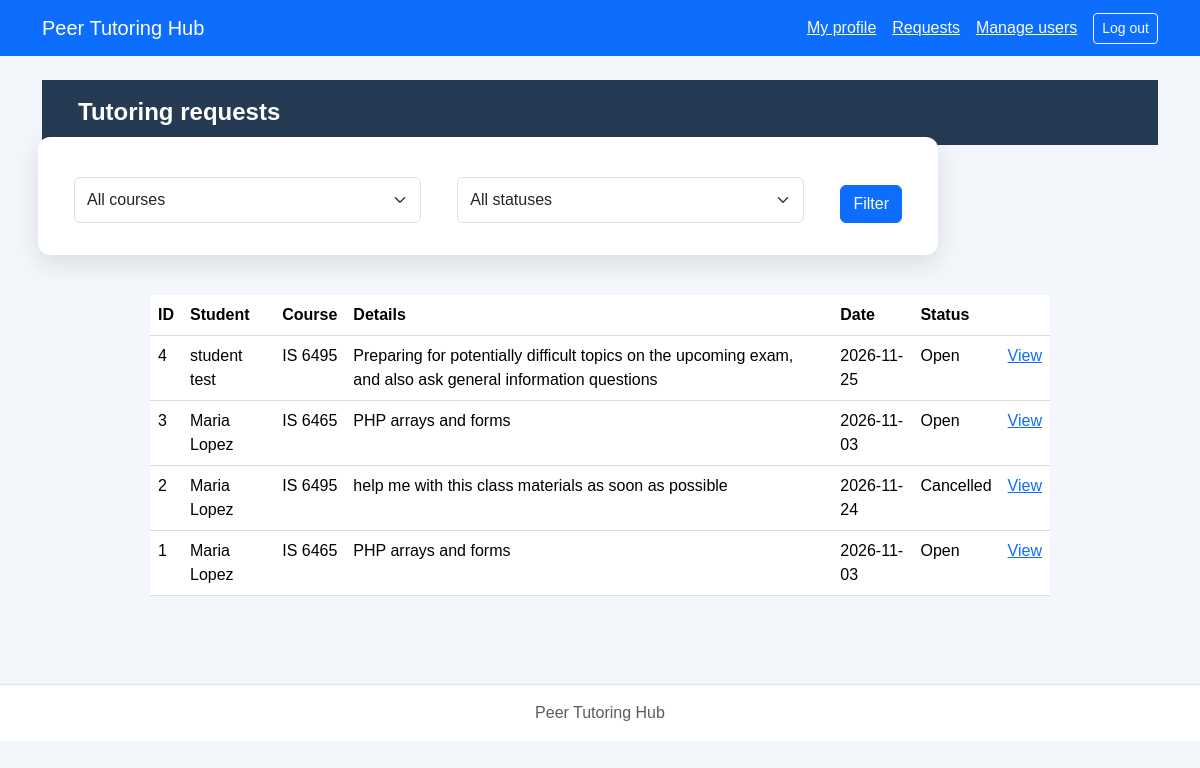
Screenshot of /php/requests.php (signed in) with the database file from the repository.
### tables this page shows
CREATE TABLE tutoring_requests (request_id INTEGER PRIMARY KEY, student_id INTEGER NOT NULL, course TEXT NOT NULL, topic TEXT NOT NULL, preferred_date TEXT NOT NULL, preferred_time TEXT NOT NULL, status TEXT NOT NULL DEFAULT 'Open' CHECK(status IN ('Open','Cancelled','Assigned','Completed')), created_at TEXT NOT NULL DEFAULT CURRENT_TIMESTAMP, FOREIGN KEY(student_id) REFERENCES students(student_id));

### repositories/userPDO.php (called while the page is built, shortened)
<?php
function findUserById(PDO $pdo, int $id)
{
    $stmt = $pdo->prepare('SELECT ' . USER_FIELDS . ' FROM users WHERE user_id = ?');
    $stmt->execute([$id]);
    return $stmt->fetch();
}

### includes/auth.php (called while the page is built, shortened)
<?php
require_once __DIR__ . '/../services/userService.php';
require_once __DIR__ . '/../services/requestService.php';
function requireLogin(PDO $pdo): array
{
    $user = findUserById($pdo, $_SESSION['user_id']);
    return $user;
}

### services/userService.php (called while the page is built, shortened)
<?php
require_once __DIR__ . '/../repositories/userPDO.php';
function inputString(array $input, string $key): string
{
    return is_string($input[$key] ?? null) ? $input[$key] : '';
}

### repositories/requestPDO.php (called while the page is built, shortened)
<?php
function listRequests($pdo, $course = '', $status = '', $ownerId = null) {
    $sql='SELECT r.*,COALESCE(u.full_name,s.student_name) AS student_name FROM tutoring_requests r JOIN students s ON r.student_id=s.student_id LEFT JOIN users u ON u.user_id=s.user_id WHERE 1=1';$args=[];
    $sql.=' ORDER BY r.request_id DESC';$stmt=$pdo->prepare($sql);$stmt->execute($args);return $stmt->fetchAll();
}

### services/requestService.php (called while the page is built, shortened)
<?php
require_once dirname(__DIR__).'/repositories/requestPDO.php';
function escapeHtml($v) {return htmlspecialchars((string)$v,ENT_QUOTES,'UTF-8');}
function decodeTopic($topic) {
    $v=json_decode($topic,true);
    return is_array($v)&&isset($v['reason'])&&is_array($v['topics']??null) ? $v : ['reason'=>$topic,'topics'=>[]];
}

### php/requests.php (the view, shortened to what this page needs)
<?php
require_once __DIR__ . '/../includes/auth.php';
$pdo = openDatabase();
$user = requireLogin($pdo);
$ownerId = $user['role'] === 'Student' ? (int)$user['user_id'] : null;
$course = trim(inputString($_GET, 'course'));
$status = inputString($_GET, 'status');
$rows = listRequests($pdo, $course, $status, $ownerId);
require __DIR__ . '/../includes/header.php';
require __DIR__ . '/../includes/nav.php'; ?>
<main class="container py-4">
    <h1>Tutoring requests</h1>
    <form method="get" class="row g-2 mb-3">
        <div class="col"><select class="form-select" name="course">
                <option value="">All courses</option><?php foreach (['IS 6465', 'IS 6495', 'IS 6570'] as $c): ?><option value="<?= escapeHtml($c) ?>" <?= $c === $course ? 'selected' : '' ?>><?= escapeHtml($c) ?></option><?php endforeach; ?>
            </select></div>
        <div class="col"><select class="form-select" name="status">
                <option value="">All statuses</option>
            </select></div>
        <div class="col-auto"><button class="btn btn-primary">Filter</button></div>
    </form>
    <?php if (!$rows): ?><p>No matching requests.</p><?php else: ?><table class="table">
            <thead>
                <tr>
                    <th>ID</th>
                    <th>Student</th>
                    <th>Course</th>
                    <th>Details</th>
                    <th>Date</th>
                    <th>Status</th>
                    <th></th>
                </tr>
            </thead>
            <tbody><?php foreach ($rows as $r): $topic = decodeTopic($r['topic']); ?><tr>
                        <td><?= (int)$r['request_id'] ?></td>
                        <td><?= escapeHtml($r['student_name']) ?></td>
                        <td><?= escapeHtml($r['course']) ?></td>
                        <td><?= escapeHtml($topic['reason']) ?></td>
                        <td><?= escapeHtml($r['preferred_date']) ?></td>
                        <td><?= escapeHtml($r['status']) ?></td>
                        <td><a href="request-details.php?request_id=<?= (int)$r['request_id'] ?>">View</a></td>
                    </tr><?php endforeach; ?></tbody>
        </table><?php endif; ?>
</main><?php require __DIR__ . '/../includes/footer.php'; ?>

### includes/header.php (shortened to what this page needs)
<!doctype html>
<html lang="en">
<head>
  <link href="https://cdn.jsdelivr.net/npm/bootstrap@5.3.3/dist/css/bootstrap.min.css" rel="stylesheet">
  <link rel="stylesheet" href="../css/styles.css">
</head>
<body>

### includes/nav.php (shortened to what this page needs)
<nav class="navbar navbar-dark bg-primary">
  <div class="container">
    <a class="navbar-brand" href="../index.php">Peer Tutoring Hub</a>
    <div class="d-flex flex-wrap align-items-center gap-3">
      <?php if (isset($user) && $user): ?>
        <a class="link-light" href="profile.php">My profile</a>
        <?php if (in_array($user['role'], ['Student', 'Administrator'], true)): ?>
          <a class="link-light" href="requests.php">Requests</a>
        <?php endif; ?>
        <?php if ($user['role'] === 'Student'): ?>
          <a class="link-light" href="request-form.php">Request a session</a>
        <?php elseif ($user['role'] === 'Administrator'): ?>
          <a class="link-light" href="users.php">Manage users</a>
        <?php endif; ?>
        <form method="post" action="logout.php" class="m-0">
          <button class="btn btn-outline-light btn-sm">Log out</button>
        </form>
      <?php else: ?>
        <a class="link-light" href="login.php">Log in</a>
        <a class="link-light" href="register.php">Create account</a>
      <?php endif; ?>
    </div>
  </div>
</nav>

### includes/footer.php (shortened to what this page needs)
<footer class="border-top mt-5 py-3 text-center text-muted">
  <div class="container">Peer Tutoring Hub</div>
</footer>
</body>
</html>

### css/styles.css (style rules this page uses)
* { box-sizing: border-box; }
body { margin: 0; min-height: 100vh; font-family: Arial, Helvetica, sans-serif; color: #1f2937; background-color: #f3f6fa; }
h1 { margin: 0; padding: 18px 36px; color: #ffffff; font-size: 24px; font-weight: 700; background-color: #243b53; }
main form { max-width: 900px; margin: 42px auto; padding: 32px; display: grid; grid-template-columns: 1fr 1fr; gap: 18px 28px; background-color: #ffffff; border-radius: 12px; box-shadow: 0 8px 24px rgba(31, 41, 55, 0.12); }
main form input:not([type="checkbox"]):not([type="radio"]), main form select, main form textarea { width: 100%; min-height: 46px; padding: 10px 14px; color: #374151; font: inherit; background-color: #ffffff; border: 1px solid #aeb8c5; border-radius: 8px; }
main form button { grid-column: 1 / -1; grid-row: 6; justify-self: start; margin-top: 8px; padding: 13px 26px; color: #ffffff; font-size: 16px; font-weight: 700; background-color: #d60000; border: 0; border-radius: 8px; cursor: pointer; }
table { width: calc(100% - 80px); max-width: 900px; margin: 40px auto; border-collapse: collapse; background-color: #ffffff; }
th, td { padding: 14px 16px; text-align: left; border-bottom: 1px solid #d6dbe2; }
th { background-color: #eef1f4; }
footer { padding: 22px; color: #52606d; text-align: center; background-color: #ffffff; border-top: 1px solid #d6dbe2; }

### rows the page displays
tutoring_requests: request_id "4", student_name "student test", course "IS 6495", topic "Preparing for potentially difficult topics on the upcoming exam, and also ask general information questions", preferred_date "2026-11-25", status "Open"
tutoring_requests: request_id "3", student_name "Maria Lopez", course "IS 6465", topic "PHP arrays and forms", preferred_date "2026-11-03", status "Open"
tutoring_requests: request_id "2", student_name "Maria Lopez", course "IS 6495", topic "help me with this class materials as soon as possible", preferred_date "2026-11-24", status "Cancelled"
tutoring_requests: request_id "1", student_name "Maria Lopez", course "IS 6465", topic "PHP arrays and forms", preferred_date "2026-11-03", status "Open"
